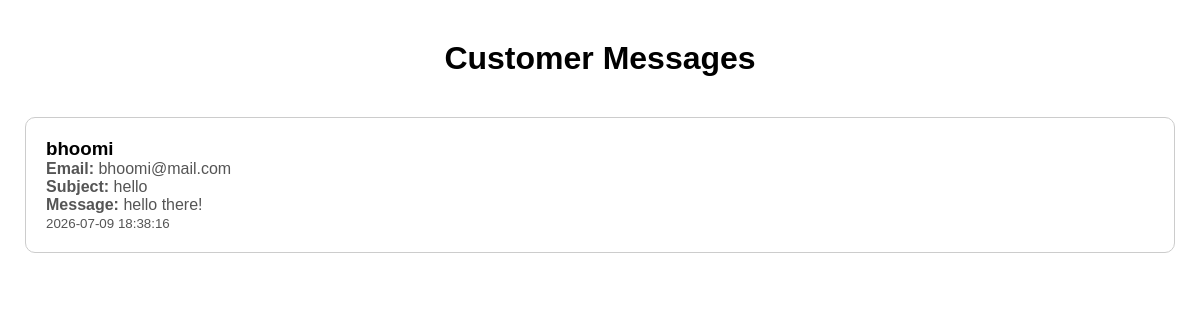
Screenshot of /admin/messages (signed in) with the database file from the repository.
### tables this page shows
CREATE TABLE contact_messages (
    id INTEGER PRIMARY KEY AUTOINCREMENT,
    name TEXT NOT NULL,
    email TEXT NOT NULL,
    subject TEXT,
    message TEXT NOT NULL,
    created_at TIMESTAMP DEFAULT CURRENT_TIMESTAMP
);

### main.py (the view)
@app.route("/admin/messages")
@admin_required
def admin_messages():
    if not session.get("admin_logged_in"):
        return redirect(url_for("admin_login"))
    conn = sqlite3.connect("store.db")
    conn.row_factory = sqlite3.Row
    cursor = conn.cursor()
    cursor.execute("""
        SELECT * FROM contact_messages
        ORDER BY created_at DESC
    """)
    messages = cursor.fetchall()
    conn.close()
    return render_template(
        "admin_messages.html",
        messages=messages
    )

### main.py (called while the page is built)
@app.after_request   #if you try to back your browser it will prevent back-cache means not log-in after log-out.
def add_header(response):
    response.headers["Cache-Control"] = "no-cache, no-store, must-revalidate"
    response.headers["Pragma"] = "no-cache"
    response.headers["Expires"] = "0"
    return response

def admin_required(f):
    @wraps(f)
    def decorated_function(*args, **kwargs):
        if not session.get("admin_logged_in"):
            return redirect(url_for("admin_login"))
        return f(*args, **kwargs)
    return decorated_function

### templates/admin_messages.html (shortened to what this page needs)
<!DOCTYPE html>
<html lang="en">
<head>
    <link rel="stylesheet" href="{{ url_for('static', filename='style.css') }}">
</head>
<body>
<div class="container">
    <h1 style="text-align:center; margin:40px 0;">
        Customer Messages
    </h1>
    {% if messages %}
        {% for msg in messages %}
        <div style="
            border:1px solid #ccc;
            padding:20px;
            margin-bottom:20px;
            border-radius:10px;
        ">
            <h3>{{ msg['name'] }}</h3>
            <p>
                <b>Email:</b>
                {{ msg['email'] }}
            </p>
            <p>
                <b>Subject:</b>
                {{ msg['subject'] }}
            </p>
            <p>
                <b>Message:</b>
                {{ msg['message'] }}
            </p>
            <small>
                {{ msg['created_at'] }}
            </small>
        </div>
        {% endfor %}
    {% else %}
        <h3 style="text-align:center;">
            No messages yet.
        </h3>
    {% endif %}
</div>
</body>
</html>

### static/style.css (style rules this page uses)
* { margin: 0; padding: 0; box-sizing: border-box; }
body { font-family: "Poppins", sans-serif; font-weight: 300; font-style: normal; }
p { color:#555; }
.container { max-width: 1300px; margin: auto; padding-left: 25px; padding-right: 25px; }
small { color:#555; }

### rows the page displays
contact_messages: name "bhoomi", email "bhoomi@mail.com", subject "hello", message "hello there!", created_at "2026-07-09 18:38:16"
